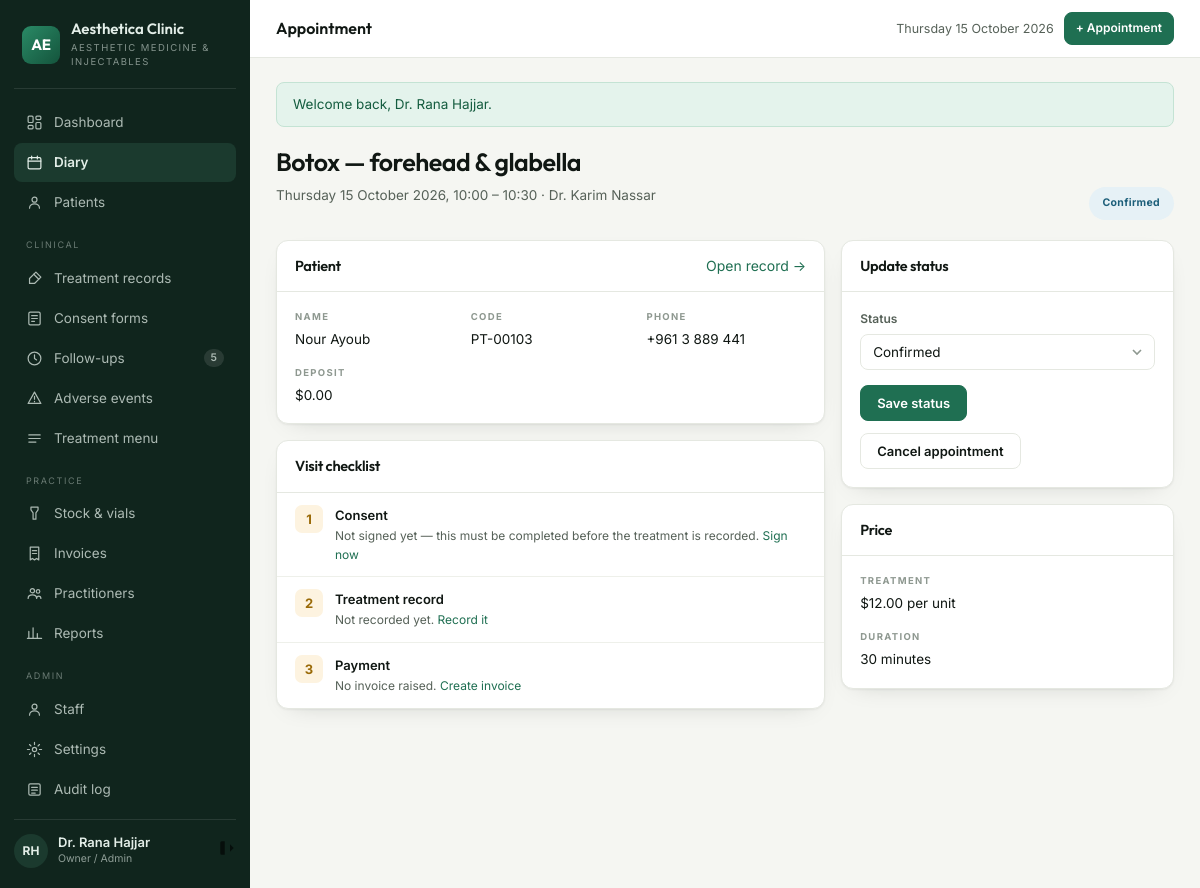
Page /appointments/53 (signed in) on the committed database.
### tables this page shows
CREATE TABLE `appointments` (
  `id` int(10) unsigned NOT NULL AUTO_INCREMENT,
  `patient_id` int(10) unsigned NOT NULL,
  `practitioner_id` int(10) unsigned NOT NULL,
  `treatment_id` int(10) unsigned NOT NULL,
  `starts_at` datetime NOT NULL,
  `ends_at` datetime NOT NULL,
  `status` enum('booked','confirmed','arrived','in_room','completed','no_show','cancelled') NOT NULL DEFAULT 'booked',
  `deposit` decimal(10,2) NOT NULL DEFAULT 0.00,
  `notes` varchar(500) DEFAULT NULL,
  `created_by` int(10) unsigned DEFAULT NULL,
  `created_at` datetime NOT NULL DEFAULT current_timestamp(),
  `updated_at` datetime NOT NULL DEFAULT current_timestamp() ON UPDATE current_timestamp(),
  PRIMARY KEY (`id`),
  KEY `ix_appt_day` (`starts_at`),
  KEY `ix_appt_prac` (`practitioner_id`,`starts_at`),
  KEY `ix_appt_patient` (`patient_id`),
  KEY `fk_appt_treatment` (`treatment_id`),
  KEY `fk_appt_user` (`created_by`),
  CONSTRAINT `fk_appt_patient` FOREIGN KEY (`patient_id`) REFERENCES `patients` (`id`) ON DELETE CASCADE,
  CONSTRAINT `fk_appt_prac` FOREIGN KEY (`practitioner_id`) REFERENCES `practitioners` (`id`),
  CONSTRAINT `fk_appt_treatment` FOREIGN KEY (`treatment_id`) REFERENCES `treatments` (`id`),
  CONSTRAINT `fk_appt_user` FOREIGN KEY (`created_by`) REFERENCES `users` (`id`) ON DELETE SET NULL
);

CREATE TABLE `treatments` (
  `id` int(10) unsigned NOT NULL AUTO_INCREMENT,
  `name` varchar(140) NOT NULL,
  `category` enum('toxin','filler','thread','skinbooster','consultation','other') NOT NULL,
  `duration_min` smallint(5) unsigned NOT NULL DEFAULT 30,
  `price` decimal(10,2) NOT NULL DEFAULT 0.00,
  `price_type` enum('fixed','per_unit','per_ml') NOT NULL DEFAULT 'fixed',
  `requires_consent` tinyint(1) NOT NULL DEFAULT 1,
  `followup_days` smallint(5) unsigned DEFAULT NULL COMMENT 'review due after N days',
  `recall_days` smallint(5) unsigned DEFAULT NULL COMMENT 'recall patient after N days',
  `aftercare_id` int(10) unsigned DEFAULT NULL,
  `description` text DEFAULT NULL,
  `is_active` tinyint(1) NOT NULL DEFAULT 1,
  PRIMARY KEY (`id`),
  KEY `ix_treatments_cat` (`category`),
  KEY `fk_treat_aftercare` (`aftercare_id`),
  CONSTRAINT `fk_treat_aftercare` FOREIGN KEY (`aftercare_id`) REFERENCES `aftercare_templates` (`id`) ON DELETE SET NULL
);

CREATE TABLE `users` (
  `id` int(10) unsigned NOT NULL AUTO_INCREMENT,
  `role_id` tinyint(3) unsigned NOT NULL,
  `full_name` varchar(120) NOT NULL,
  `email` varchar(160) NOT NULL,
  `password_hash` varchar(255) NOT NULL,
  `phone` varchar(40) DEFAULT NULL,
  `avatar_initials` varchar(4) DEFAULT NULL,
  `is_active` tinyint(1) NOT NULL DEFAULT 1,
  `last_login_at` datetime DEFAULT NULL,
  `created_at` datetime NOT NULL DEFAULT current_timestamp(),
  `updated_at` datetime NOT NULL DEFAULT current_timestamp() ON UPDATE current_timestamp(),
  PRIMARY KEY (`id`),
  UNIQUE KEY `uq_users_email` (`email`),
  KEY `ix_users_role` (`role_id`),
  CONSTRAINT `fk_users_role` FOREIGN KEY (`role_id`) REFERENCES `roles` (`id`)
);

CREATE TABLE `patients` (
  `id` int(10) unsigned NOT NULL AUTO_INCREMENT,
  `code` varchar(20) NOT NULL COMMENT 'human reference, e.g. PT-00142',
  `full_name` varchar(140) NOT NULL,
  `date_of_birth` date DEFAULT NULL,
  `gender` enum('female','male','other') DEFAULT NULL,
  `phone` varchar(40) NOT NULL,
  `email` varchar(160) DEFAULT NULL,
  `address` varchar(255) DEFAULT NULL,
  `source` enum('instagram','referral','walk_in','google','facebook','other') NOT NULL DEFAULT 'other',
  `notes` text DEFAULT NULL,
  `created_by` int(10) unsigned DEFAULT NULL,
  `created_at` datetime NOT NULL DEFAULT current_timestamp(),
  `updated_at` datetime NOT NULL DEFAULT current_timestamp() ON UPDATE current_timestamp(),
  PRIMARY KEY (`id`),
  UNIQUE KEY `uq_patients_code` (`code`),
  KEY `ix_patients_name` (`full_name`),
  KEY `ix_patients_phone` (`phone`),
  KEY `fk_patients_user` (`created_by`),
  CONSTRAINT `fk_patients_user` FOREIGN KEY (`created_by`) REFERENCES `users` (`id`) ON DELETE SET NULL
);

### app/Views/appointments/show.php (the view, shortened to what the rows shown need)
<?php
$a = $appt;
?>
<div class="ph">
  <div>
    <h1><?= e($a['treatment_name']) ?></h1>
    <p class="lead"><?= dt($a['starts_at'], 'l j F Y, H:i') ?> – <?= t($a['ends_at']) ?>
      · <?= e($a['practitioner_name']) ?></p>
  </div>
  <div class="actions">
    <span class="pill <?= statusClass($a['status']) ?>" style="padding:8px 14px"><?= e(label($a['status'])) ?></span>
  </div>
</div>
<div class="grid split">
  <div>
    <div class="card">
      <div class="hd"><h3>Patient</h3>
        <a href="<?= url('/patients/' . $a['patient_id']) ?>">Open record →</a></div>
      <div class="bd">
        <div class="meta">
          <div><div class="k">Name</div><div class="v"><?= e($a['patient_name']) ?></div></div>
          <div><div class="k">Code</div><div class="v"><?= e($a['patient_code']) ?></div></div>
          <div><div class="k">Phone</div><div class="v"><?= e($a['phone']) ?></div></div>
          <div><div class="k">Deposit</div><div class="v"><?= money($a['deposit']) ?></div></div>
        </div>
      </div>
    </div>
    <div class="card">
      <div class="hd"><h3>Visit checklist</h3></div>
      <div class="alert <?= $consent && $consent['signed_at'] ? 'info' : 'warn' ?>">
        <div class="ab"><?= $consent && $consent['signed_at'] ? '✓' : '1' ?></div>
        <div style="flex:1">
          <div class="at">Consent</div>
          <div class="ad">
            <?php if (!$a['requires_consent']): ?>
              Not required for this treatment.
            <?php elseif ($consent && $consent['signed_at']): ?>
              Signed by <?= e($consent['signed_name']) ?> on <?= dt($consent['signed_at']) ?>.
              <a href="<?= url('/consents/' . $consent['id']) ?>">View</a>
            <?php else: ?>
              Not signed yet — this must be completed before the treatment is recorded.
              <?php if (Auth::can('consents.manage')): ?>
                <a href="<?= url('/consents/create?patient=' . $a['patient_id'] . '&treatment=' . $a['treatment_id'] . '&appointment=' . $a['id']) ?>">Sign now</a>
              <?php endif; ?>
            <?php endif; ?>
          </div>
        </div>
      </div>
      <div class="alert <?= $record ? 'info' : 'warn' ?>">
        <div class="ab"><?= $record ? '✓' : '2' ?></div>
        <div style="flex:1">
          <div class="at">Treatment record</div>
          <div class="ad">
            <?php if ($record): ?>
              Recorded <?= dt($record['performed_at']) ?> ·
              <?= (float) $record['total_units'] > 0 ? qty($record['total_units']) . ' units' : '' ?>
              <?= (float) $record['total_ml'] > 0 ? qty($record['total_ml']) . ' ml' : '' ?>
              <a href="<?= url('/records/' . $record['id']) ?>">View</a>
            <?php else: ?>
              Not recorded yet.
              <?php if (Auth::can('records.manage')): ?>
                <a href="<?= url('/records/create?appointment=' . $a['id']) ?>">Record it</a>
              <?php endif; ?>
            <?php endif; ?>
          </div>
        </div>
      </div>
      <div class="alert <?= $invoice ? 'info' : 'warn' ?>">
        <div class="ab"><?= $invoice ? '✓' : '3' ?></div>
        <div style="flex:1">
          <div class="at">Payment</div>
          <div class="ad">
            <?php if ($invoice): ?>
              <?= e($invoice['number']) ?> · <?= money($invoice['total']) ?> ·
              <span class="pill <?= statusClass($invoice['status']) ?>"><?= e(label($invoice['status'])) ?></span>
              <a href="<?= url('/invoices/' . $invoice['id']) ?>">Open</a>
            <?php else: ?>
              No invoice raised.
              <?php if (Auth::can('billing.manage')): ?>
                <a href="<?= url('/invoices/create?appointment=' . $a['id']) ?>">Create invoice</a>
              <?php endif; ?>
            <?php endif; ?>
          </div>
        </div>
      </div>
    </div>
  </div>
  <div>
    <?php if (Auth::can('appointments.manage')): ?>
    <div class="card">
      <div class="hd"><h3>Update status</h3></div>
      <div class="bd">
        <form method="post" action="<?= url('/appointments/' . $a['id'] . '/status') ?>">
          <div class="field"><label for="status">Status</label>
            <select id="status" name="status">
              <?php foreach ($statuses as $s): ?>
                <option value="<?= $s ?>" <?= $a['status'] === $s ? 'selected' : '' ?>><?= label($s) ?></option>
              <?php endforeach; ?>
            </select></div>
          <button class="btn" type="submit">Save status</button>
        </form>
        <form method="post" action="<?= url('/appointments/' . $a['id'] . '/delete') ?>" style="margin-top:12px"
              onsubmit="return confirm('Cancel this appointment?')">
          <button class="btn ghost" type="submit">Cancel appointment</button>
        </form>
      </div>
    </div>
    <?php endif; ?>
    <div class="card">
      <div class="hd"><h3>Price</h3></div>
      <div class="bd">
        <div class="meta">
          <div><div class="k">Treatment</div><div class="v"><?= money($a['price']) ?>
            <?= $a['price_type'] === 'per_unit' ? ' per unit' : ($a['price_type'] === 'per_ml' ? ' per ml' : '') ?></div></div>
          <div><div class="k">Duration</div><div class="v"><?= (int) $a['duration_min'] ?> minutes</div></div>
        </div>
      </div>
    </div>
  </div>
</div>

### app/Core/Router.php (shortened to what the rows shown need)
<?php
final class Router
{
    private array $routes = ['GET' => [], 'POST' => []];
    private function add(string $method, string $pattern, string $handler, ?string $permission): void
    {
        $regex = '#^' . preg_replace('#\{[a-z_]+\}#', '([0-9]+)', rtrim($pattern, '/')) . '/?$#';
        [$controller, $action] = explode('@', $handler);
        $this->routes[$method][] = [$regex, $controller, $action, $permission];
    }
    public function dispatch(string $method, string $uri): void
    {
        $path = '/' . trim(parse_url($uri, PHP_URL_PATH) ?: '/', '/');
        foreach ($this->routes[$method] ?? [] as [$regex, $controller, $action, $permission]) {
            if (!preg_match($regex, $path, $m)) {
                continue;
            }
            array_shift($m);
            (new $class())->{$action}(...array_map('intval', $m));
            return;
        }
    }
}

### rows in the picture
appointments: treatment.name "Botox — forehead & glabella", starts_at "Thursday 15 October 2026, 10:00", ends_at "10:30", users.full_name "Dr. Karim Nassar", status "Confirmed", patient.full_name "Nour Ayoub", patient.code "PT-00103", patient.phone "+961 3 889 441", treatment.price "$12.00", treatment.duration_min "30"

### other values in the picture
setting('clinic_name', 'Aesthetica') "Aesthetica Clinic"
setting('clinic_tagline', 'Clinic Suite') "AESTHETIC MEDICINE & INJECTABLES"
$due "5"
$f['message'] "Welcome back, Dr. Rana Hajjar."
money($a['deposit']) "$0.00"
form field status "Confirmed"
